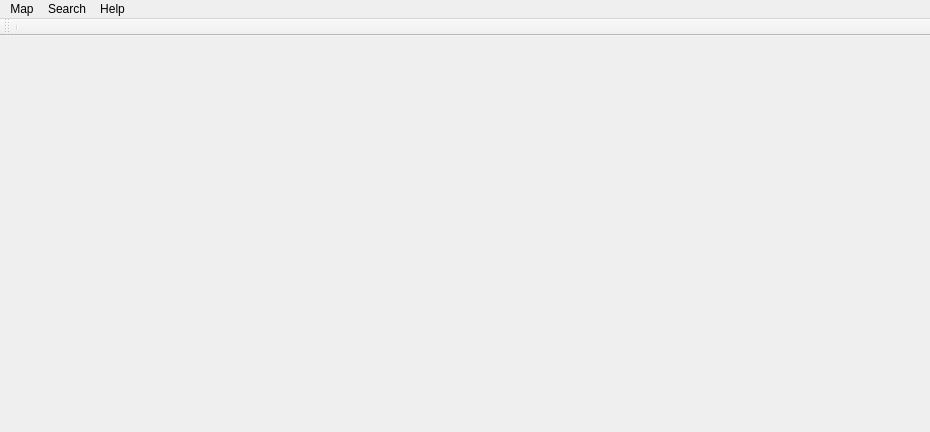
<?xml version="1.0" encoding="UTF-8"?>
<ui version="4.0">
 <class>MainWindow</class>
 <widget class="QMainWindow" name="MainWindow">
  <property name="geometry">
   <rect>
    <x>0</x>
    <y>0</y>
    <width>930</width>
    <height>432</height>
   </rect>
  </property>
  <property name="sizePolicy">
   <sizepolicy hsizetype="Expanding" vsizetype="Expanding">
    <horstretch>0</horstretch>
    <verstretch>0</verstretch>
   </sizepolicy>
  </property>
  <property name="windowTitle">
   <string>MainWindow</string>
  </property>
  <property name="autoFillBackground">
   <bool>false</bool>
  </property>
  <property name="documentMode">
   <bool>false</bool>
  </property>
  <widget class="QWidget" name="centralwidget">
   <property name="sizePolicy">
    <sizepolicy hsizetype="Maximum" vsizetype="Maximum">
     <horstretch>0</horstretch>
     <verstretch>0</verstretch>
    </sizepolicy>
   </property>
   <layout class="QVBoxLayout" name="verticalLayout_2"/>
  </widget>
  <widget class="QMenuBar" name="menubar">
   <property name="geometry">
    <rect>
     <x>0</x>
     <y>0</y>
     <width>930</width>
     <height>23</height>
    </rect>
   </property>
   <widget class="QMenu" name="menuMap">
    <property name="title">
     <string>Map</string>
    </property>
    <addaction name="actionDownload_Map_Tiles"/>
    <addaction name="actionSelect_Map_Style"/>
   </widget>
   <widget class="QMenu" name="menuSearch">
    <property name="title">
     <string>Search</string>
    </property>
    <addaction name="actionGeocaches"/>
    <addaction name="actionPlaces"/>
   </widget>
   <widget class="QMenu" name="menuHelp">
    <property name="title">
     <string>Help</string>
    </property>
    <addaction name="actionAbout_AGTL"/>
   </widget>
   <addaction name="menuMap"/>
   <addaction name="menuSearch"/>
   <addaction name="menuHelp"/>
  </widget>
  <widget class="QToolBar" name="toolBar">
   <property name="windowTitle">
    <string>toolBar</string>
   </property>
   <attribute name="toolBarArea">
    <enum>TopToolBarArea</enum>
   </attribute>
   <attribute name="toolBarBreak">
    <bool>false</bool>
   </attribute>
   <addaction name="separator"/>
  </widget>
  <action name="actionHallo_Welt">
   <property name="text">
    <string>Hallo Welt!</string>
   </property>
  </action>
  <action name="actionTsch_ss_Welt">
   <property name="text">
    <string>Tschüss Welt!</string>
   </property>
  </action>
  <action name="actionSelect_Map_Style">
   <property name="text">
    <string>Select Map Style</string>
   </property>
  </action>
  <action name="actionGeocaches">
   <property name="text">
    <string>Geocaches</string>
   </property>
   <property name="statusTip">
    <string>Test</string>
   </property>
  </action>
  <action name="actionPlaces">
   <property name="text">
    <string>Places</string>
   </property>
  </action>
  <action name="actionAbout_AGTL">
   <property name="text">
    <string>About AGTL</string>
   </property>
  </action>
  <action name="actionDownload_Map_Tiles">
   <property name="text">
    <string>Download Map Tiles</string>
   </property>
  </action>
 </widget>
 <resources/>
 <connections/>
</ui>
